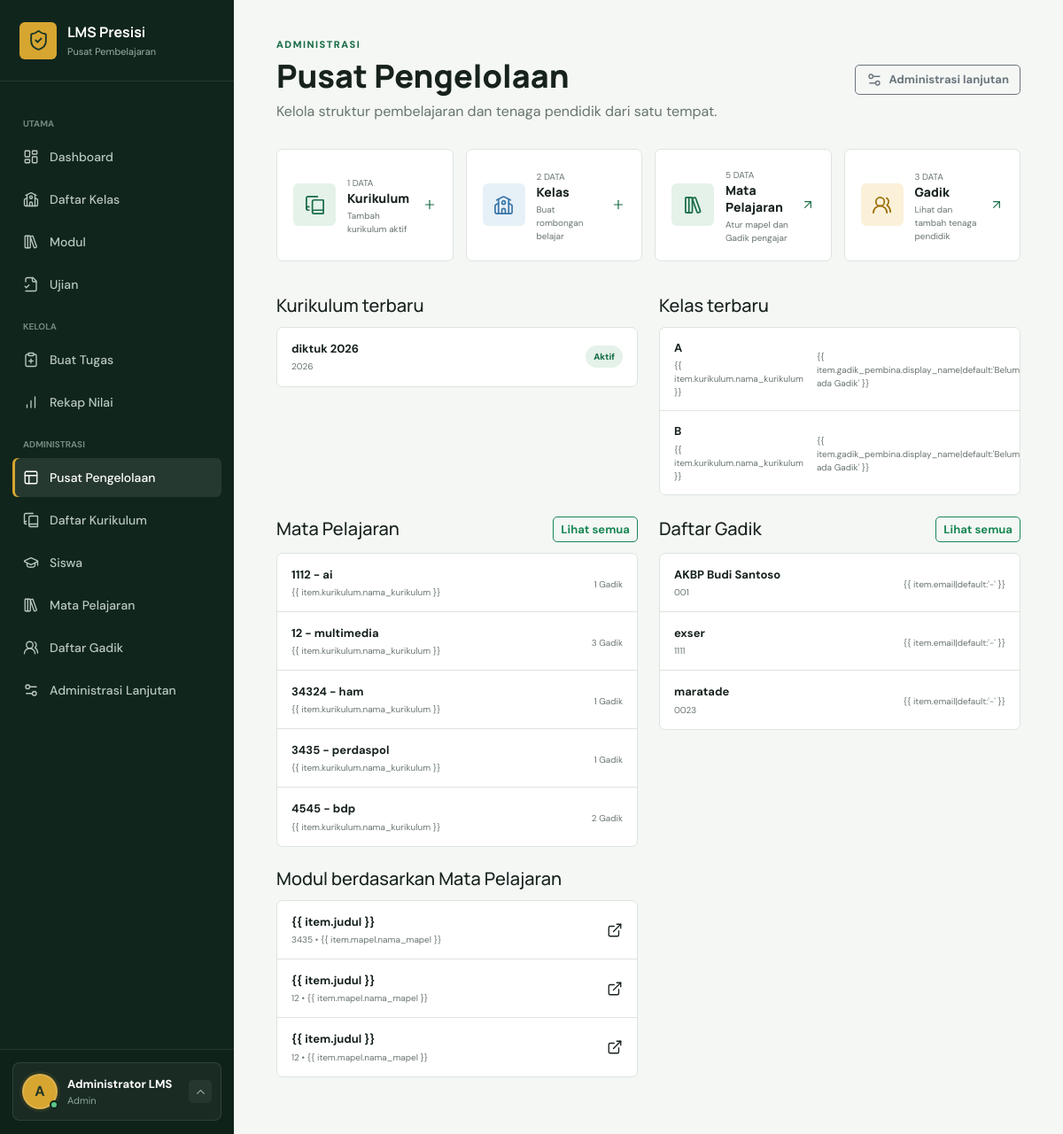
The page /pengelolaan/ (signed in) on the database its author committed.
### lms/models.py (models this page shows, shortened)
class CustomUser(AbstractUser):
    class Role(models.TextChoices):
        ADMIN = "ADMIN", "Admin"
        GADIK = "GADIK", "Gadik"
        SERDIK = "SERDIK", "Serdik"
    nama_lengkap = models.CharField(max_length=255, blank=True)
    nip_nrp = models.CharField(max_length=30, unique=True, null=True, blank=True)
    tempat_lahir = models.CharField(max_length=100, blank=True)
    tanggal_lahir = models.DateField(null=True, blank=True)
    asal_pengiriman = models.CharField(max_length=150, blank=True)
    alamat = models.TextField(blank=True)
    role = models.CharField(max_length=10, choices=Role.choices, default=Role.SERDIK)
    @property
    def display_name(self):
        return self.nama_lengkap or self.get_full_name() or self.username

class Kurikulum(models.Model):
    nama_kurikulum = models.CharField(max_length=150)
    tahun_ajaran = models.CharField(max_length=10)
    is_active = models.BooleanField(default=True)
    class Meta:
        ordering = ["-is_active", "-tahun_ajaran", "nama_kurikulum"]
        verbose_name_plural = "Kurikulum"

class Kelas(models.Model):
    nama_kelas = models.CharField(max_length=50)
    kurikulum = models.ForeignKey(Kurikulum, on_delete=models.PROTECT, related_name="kelas")
    gadik_pembina = models.ForeignKey(
        CustomUser,
        on_delete=models.SET_NULL,
        null=True,
        blank=True,
        limit_choices_to={"role": CustomUser.Role.GADIK},
        related_name="kelas_binaan",
    )
    class Meta:
        ordering = ["nama_kelas"]
        verbose_name_plural = "Kelas"

class MataPelajaran(models.Model):
    kurikulum = models.ForeignKey(Kurikulum, on_delete=models.CASCADE, related_name="mata_pelajaran")
    kode_mapel = models.CharField(max_length=20)
    nama_mapel = models.CharField(max_length=100)
    gadik_pengajar = models.ManyToManyField(
        CustomUser,
        blank=True,
        limit_choices_to={"role": CustomUser.Role.GADIK},
        related_name="mata_pelajaran_diampu",
    )
    class Meta:
        ordering = ["kode_mapel"]
        constraints = [
            models.UniqueConstraint(fields=["kurikulum", "kode_mapel"], name="unik_kode_mapel_per_kurikulum")
        ]
        verbose_name_plural = "Mata pelajaran"

class ModulBelajar(models.Model):
    kelas = models.ForeignKey(Kelas, on_delete=models.CASCADE, related_name="modul")
    mapel = models.ForeignKey(MataPelajaran, on_delete=models.PROTECT, related_name="modul")
    gadik = models.ForeignKey(CustomUser, on_delete=models.PROTECT, related_name="modul_dibuat")
    judul = models.CharField(max_length=200)
    deskripsi = models.TextField()
    file_modul = models.FileField(upload_to="modul/%Y/%m/")
    created_at = models.DateTimeField(auto_now_add=True)
    class Meta:
        ordering = ["-created_at"]
        verbose_name_plural = "Modul belajar"

### lms/views.py (the view)
# urls.py: path("pengelolaan/", views.pengelolaan_admin, name="pengelolaan_admin"),
@role_required(CustomUser.Role.ADMIN)
def pengelolaan_admin(request):
    modul_unik = {}
    for modul in ModulBelajar.objects.select_related("mapel").order_by("-created_at"):
        modul_unik.setdefault((modul.mapel_id, modul.file_modul.name), modul)
    context = {
        "kurikulum": Kurikulum.objects.all()[:5],
        "kelas": Kelas.objects.select_related("kurikulum", "gadik_pembina")[:5],
        "gadik": CustomUser.objects.filter(role=CustomUser.Role.GADIK).order_by("nama_lengkap")[:5],
        "mapel": MataPelajaran.objects.select_related("kurikulum").prefetch_related("gadik_pengajar")[:5],
        "modul": list(modul_unik.values())[:5],
        "jumlah_kurikulum": Kurikulum.objects.count(),
        "jumlah_kelas": Kelas.objects.count(),
        "jumlah_gadik": CustomUser.objects.filter(role=CustomUser.Role.GADIK).count(),
        "jumlah_mapel": MataPelajaran.objects.count(),
        "jumlah_modul": len(modul_unik),
    }
    return render(request, "lms/pengelolaan_admin.html", context)

### lms/views.py (called while the page is built)
def role_required(*roles):
    def decorator(view_func):
        @login_required
        @wraps(view_func)
        def wrapped(request, *args, **kwargs):
            if request.user.role not in roles and not request.user.is_superuser:
                raise PermissionDenied
            return view_func(request, *args, **kwargs)
        return wrapped
    return decorator

### templates/lms/pengelolaan_admin.html (shortened to what this page needs)
{% extends 'base.html' %}
{% block content %}
<header class="page-heading heading-with-action">
    <div>
        <p class="eyebrow">ADMINISTRASI</p>
        <h1>Pusat Pengelolaan</h1>
        <p>Kelola struktur pembelajaran dan tenaga pendidik dari satu tempat.</p>
    </div>
    <a class="btn btn-outline-secondary" href="{% url 'admin:index' %}"><i data-lucide="settings-2"></i>Administrasi
        lanjutan</a>
</header>
<section class="admin-action-grid admin-action-grid-large">
    <a href="{% url 'tambah_kurikulum' %}" class="admin-action"><span class="metric-icon green"><i
                data-lucide="book-copy"></i></span><span><small>{{ jumlah_kurikulum }}
                DATA</small><strong>Kurikulum</strong><small>Tambah kurikulum aktif</small></span><i
            data-lucide="plus"></i></a>
    <a href="{% url 'tambah_kelas' %}" class="admin-action"><span class="metric-icon blue"><i
                data-lucide="school"></i></span><span><small>{{ jumlah_kelas }}
                DATA</small><strong>Kelas</strong><small>Buat rombongan belajar</small></span><i
            data-lucide="plus"></i></a>
    <a href="{% url 'daftar_mata_pelajaran' %}" class="admin-action"><span class="metric-icon green"><i
                data-lucide="library-big"></i></span><span><small>{{ jumlah_mapel }} DATA</small><strong>Mata
                Pelajaran</strong><small>Atur mapel dan Gadik pengajar</small></span><i
            data-lucide="arrow-up-right"></i></a>
    <a href="{% url 'daftar_gadik' %}" class="admin-action"><span class="metric-icon amber"><i
                data-lucide="users-round"></i></span><span><small>{{ jumlah_gadik }}
                DATA</small><strong>Gadik</strong><small>Lihat dan tambah tenaga pendidik</small></span><i
            data-lucide="arrow-up-right"></i></a>
</section>
<div class="management-grid">
    <section class="management-section">
        <div class="tabs-heading">
            <h2>Kurikulum terbaru</h2>
        </div>
        <div class="management-list">
            {% for item in kurikulum %}
            <div>
                <span><strong>{{ item.nama_kurikulum }}</strong><small>{{ item.tahun_ajaran }}</small></span><span
                    class="status-badge {% if item.is_active %}
                status-dinilai
              {% else %}
                status-terlambat
              {% endif %}">
                    {% if item.is_active %}
                    Aktif
                    {% else %}
                    Nonaktif
                    {% endif %}
                </span>
            </div>
            {% empty %}
            <p>Belum ada kurikulum.</p>
            {% endfor %}
        </div>
    </section>
    <section class="management-section">
        <div class="tabs-heading">
            <h2>Kelas terbaru</h2>
        </div>
        <div class="management-list">
            {% for item in kelas %}
            <a href="{% url 'detail_kelas' item.pk %}"><span><strong>{{ item.nama_kelas }}</strong><small>{{
                        item.kurikulum.nama_kurikulum }}</small></span><small>{{
                    item.gadik_pembina.display_name|default:'Belum ada Gadik' }}</small></a>
            {% empty %}
            <p>Belum ada kelas.</p>
            {% endfor %}
        </div>
    </section>
    <section class="management-section">
        <div class="tabs-heading justify-content-between">
            <h2>Mata Pelajaran</h2><a class="btn btn-sm btn-outline-success"
                href="{% url 'daftar_mata_pelajaran' %}">Lihat semua</a>
        </div>
        <div class="management-list">
            {% for item in mapel %}
            <div>
                <span><strong>{{ item.kode_mapel }} - {{ item.nama_mapel }}</strong><small>{{
                        item.kurikulum.nama_kurikulum }}</small></span><small>{{ item.gadik_pengajar.count }}
                    Gadik</small>
            </div>
            {% empty %}
            <p>Belum ada mata pelajaran.</p>
            {% endfor %}
        </div>
    </section>
    <section class="management-section">
        <div class="tabs-heading justify-content-between">
            <h2>Daftar Gadik</h2><a class="btn btn-sm btn-outline-success" href="{% url 'daftar_gadik' %}">Lihat
                semua</a>
        </div>
        <div class="management-list">
            {% for item in gadik %}
            <div>
                <span><strong>{{ item.display_name }}</strong><small>{{ item.nip_nrp }}</small></span><small>{{
                    item.email|default:'-' }}</small>
            </div>
            {% empty %}
            <p>Belum ada Gadik.</p>
            {% endfor %}
        </div>
    </section>
    <section class="management-section">
        <div class="tabs-heading">
            <h2>Modul berdasarkan Mata Pelajaran</h2>
        </div>
        <div class="management-list">
            {% for item in modul %}
            <a href="{{ item.file_modul.url }}" target="_blank" rel="noopener"><span><strong>{{ item.judul
                        }}</strong><small>{{ item.mapel.kode_mapel }} &bull; {{ item.mapel.nama_mapel
                        }}</small></span><i data-lucide="external-link"></i></a>
            {% empty %}
            <p>Belum ada modul.</p>
            {% endfor %}
        </div>
    </section>
</div>
{% endblock %}

### templates/base.html (shortened to what this page needs)
{% load static %}
<!doctype html>
<html lang="id">
<head>
    <link href="https://cdn.jsdelivr.net/npm/bootstrap@5.3.8/dist/css/bootstrap.min.css" rel="stylesheet">
    <link rel="stylesheet" href="{% static 'css/app.css' %}">
</head>
<body>
    <div class="app-shell">
        <aside class="sidebar offcanvas-lg offcanvas-start" tabindex="-1" id="sidebar">
            <div class="sidebar-head">
                <a class="brand" href="{% url 'dashboard' %}">
                    <span class="brand-mark"><i data-lucide="shield-check"></i></span>
                    <span><strong>LMS Presisi</strong><small>Pusat Pembelajaran</small></span>
                </a>
            </div>
            <nav class="sidebar-nav">
                <span class="nav-caption">UTAMA</span>
                <a href="{% url 'dashboard' %}" class="nav-item {% if request.resolver_match.url_name == 'dashboard' %}active{% endif %}">
                    <i data-lucide="layout-dashboard"></i><span>Dashboard</span>
                </a>
                <a href="{% url 'daftar_kelas' %}" class="nav-item {% if 'kelas' in request.path %}active{% endif %}">
                    <i data-lucide="school"></i><span>{% if user.role == 'ADMIN' or user.is_superuser %}Daftar Kelas{% else %}Kelas Saya{% endif %}</span>
                </a>
                <a href="{% url 'daftar_modul' %}" class="nav-item {% if request.resolver_match.url_name == 'daftar_modul' %}active{% endif %}">
                    <i data-lucide="library-big"></i><span>Modul</span>
                </a>
                <a href="{% url 'daftar_ujian' %}" class="nav-item {% if 'ujian' in request.resolver_match.url_name %}active{% endif %}">
                    <i data-lucide="file-check-2"></i><span>Ujian</span>
                </a>
                {% if user.role == 'GADIK' or user.role == 'ADMIN' or user.is_superuser %}
                <span class="nav-caption">KELOLA</span>
                <a href="{% url 'buat_tugas' %}" class="nav-item"><i data-lucide="clipboard-plus"></i><span>Buat Tugas</span></a>
                {% if user.role == 'ADMIN' or user.is_superuser %}<a href="{% url 'daftar_nilai' %}" class="nav-item {% if request.resolver_match.url_name == 'daftar_nilai' %}active{% endif %}"><i data-lucide="chart-no-axes-column-increasing"></i><span>Rekap Nilai</span></a>{% endif %}
                {% endif %}
                {% if user.role == 'ADMIN' or user.is_superuser %}
                <span class="nav-caption">ADMINISTRASI</span>
                <a href="{% url 'pengelolaan_admin' %}" class="nav-item {% if request.resolver_match.url_name == 'pengelolaan_admin' %}active{% endif %}"><i data-lucide="panels-top-left"></i><span>Pusat Pengelolaan</span></a>
                <a href="{% url 'daftar_kurikulum' %}" class="nav-item {% if 'kurikulum' in request.resolver_match.url_name %}active{% endif %}"><i data-lucide="book-copy"></i><span>Daftar Kurikulum</span></a>
                <a href="{% url 'daftar_siswa' %}" class="nav-item {% if 'siswa' in request.resolver_match.url_name %}active{% endif %}"><i data-lucide="graduation-cap"></i><span>Siswa</span></a>
                <a href="{% url 'daftar_mata_pelajaran' %}" class="nav-item"><i data-lucide="library-big"></i><span>Mata Pelajaran</span></a>
                <a href="{% url 'daftar_gadik' %}" class="nav-item"><i data-lucide="users-round"></i><span>Daftar Gadik</span></a>
                <a href="{% url 'admin:index' %}" class="nav-item"><i data-lucide="settings-2"></i><span>Administrasi Lanjutan</span></a>
                {% endif %}
            </nav>
            <div class="sidebar-user dropup">
                <button class="sidebar-user-trigger" type="button" data-bs-toggle="dropdown" data-bs-display="static" aria-expanded="false" aria-label="Buka menu profil">
                    <span class="account-avatar">
                        <span class="avatar">{{ user.display_name|slice:":1"|upper }}</span>
                        <span class="account-status" aria-hidden="true"></span>
                    </span>
                    <span class="user-copy"><strong>{{ user.display_name }}</strong><small>{{ user.get_role_display }}</small></span>
                    <span class="sidebar-user-chevron"><i data-lucide="chevron-up"></i></span>
                </button>
            </div>
        </aside>
        <main class="main-content">
            <div class="content-wrap">
                {% block content %}{% endblock %}
            </div>
        </main>
    </div>
</body>
</html>

### rows shown on the page
CustomUser: display_name "A", display_name "Administrator LMS", role "Admin"
Kurikulum: nama_kurikulum "diktuk 2026", tahun_ajaran "2026", is_active "Aktif"
Kelas: nama_kelas "A"
Kelas: nama_kelas "B"
MataPelajaran: kode_mapel "1112", nama_mapel "ai", gadik_pengajar.count "1"
MataPelajaran: kode_mapel "12", nama_mapel "multimedia", gadik_pengajar.count "3"
MataPelajaran: kode_mapel "34324", nama_mapel "ham", gadik_pengajar.count "1"
MataPelajaran: kode_mapel "3435", nama_mapel "perdaspol", gadik_pengajar.count "1"
MataPelajaran: kode_mapel "4545", nama_mapel "bdp", gadik_pengajar.count "2"
CustomUser: display_name "AKBP Budi Santoso", nip_nrp "001"
CustomUser: display_name "exser", nip_nrp "1111"
CustomUser: display_name "maratade", nip_nrp "0023"
ModulBelajar: mapel.kode_mapel "3435"
ModulBelajar: mapel.kode_mapel "12"
ModulBelajar: mapel.kode_mapel "12"

### other values the page prints
{{ jumlah_kurikulum }} "1"
{{ jumlah_kelas }} "2"
{{ jumlah_mapel }} "5"
{{ jumlah_gadik }} "3"
